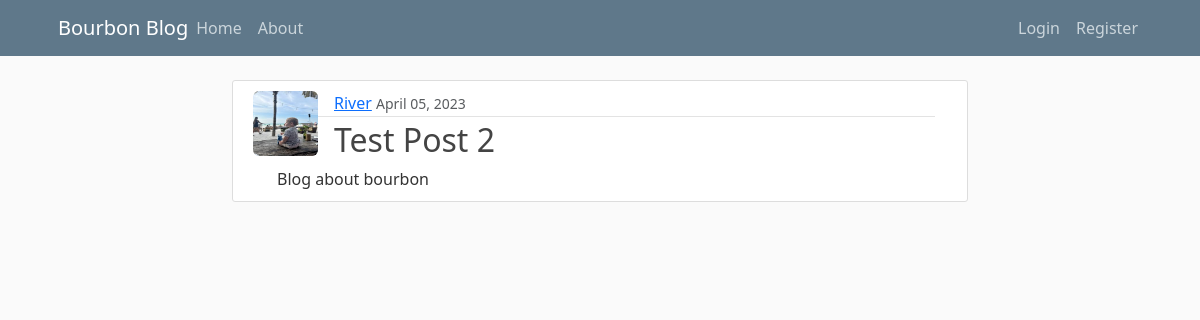
The app's page /post/2/ with its own data.
### blog/models.py (models this page shows, shortened)
class Post(models.Model):
    title = models.CharField(max_length=100)
    content = models.TextField()
    date_posted = models.DateTimeField(default = timezone.now)
    author = models.ForeignKey(User, on_delete=models.CASCADE)

### users/models.py (models this page shows, shortened)
class Profile(models.Model):
    user = models.OneToOneField(User, on_delete=models.CASCADE)
    image = models.ImageField(default='default.jpg', upload_to='profile_pics')

### blog/views.py (the view)
# urls.py: path('post/<int:pk>/', PostDetailView.as_view(), name = 'post-detail'),
class PostDetailView(DetailView):
    model = Post

### blog/templates/blog/post_detail.html (shortened to what this page needs)
{% extends "blog/base.html" %}
{% block content %}
    <article class="media content-section">
        <img class="rounded float-end article-img" src="{{ object.author.profile.image.url }}" alt="">
        <div class="container media-body">
            <div class="article-metadata">
                <a class="mr-2" href="{% url 'user-posts' object.author.username %}">{{ object.author }}</a>
                <small class="text-muted">{{ object.date_posted|date:"F d, Y" }}</small>
            </div>
            <h2 class="article-title">{{ object.title }}</h2>
            <p class="container article-content">{{ object.content }}</p>
        </div>
    </article>
{% endblock content %}

### blog/static/blog/main.css (style rules this page uses)
body { background: #fafafa; color: #333333; margin-top: 5rem; }
h1, h2, h3, h4, h5, h6 { color: #444444; }
.content-section { background: #ffffff; padding: 10px 20px; border: 1px solid #dddddd; border-radius: 3px; margin-bottom: 20px; }
.article-title { color: #444444; }
.article-content { white-space: pre-line; display: inline; }
.article-img { height: 65px; width: 65px; margin-right: 16px; }
.article-metadata { padding-bottom: 1px; margin-bottom: 4px; border-bottom: 1px solid #e3e3e3 }

### records on screen
Post: author.profile.image (picture), author "River", date_posted "April 05, 2023", title "Test Post 2", content "Blog about bourbon"
